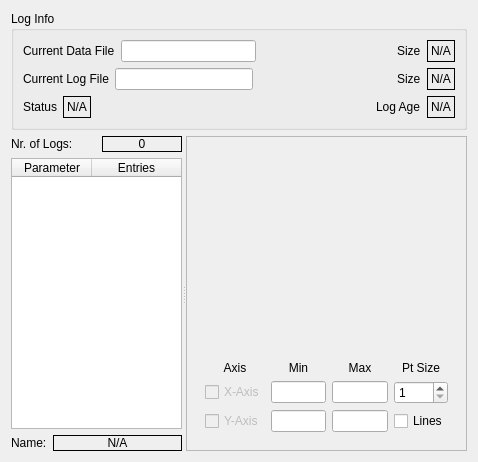
<?xml version="1.0" encoding="UTF-8"?>
<ui version="4.0">
 <class>LogPlotsWidget</class>
 <widget class="QWidget" name="LogPlotsWidget">
  <property name="geometry">
   <rect>
    <x>0</x>
    <y>0</y>
    <width>478</width>
    <height>462</height>
   </rect>
  </property>
  <property name="windowTitle">
   <string>Form</string>
  </property>
  <layout class="QGridLayout" name="gridLayout_5">
   <item row="0" column="0">
    <widget class="QGroupBox" name="groupBox">
     <property name="title">
      <string>Log Info</string>
     </property>
     <layout class="QGridLayout" name="gridLayout_4">
      <item row="0" column="0" colspan="3">
       <layout class="QHBoxLayout" name="horizontalLayout_2">
        <item>
         <widget class="QLabel" name="label_6">
          <property name="text">
           <string>Current Data File</string>
          </property>
         </widget>
        </item>
        <item>
         <widget class="QLineEdit" name="dataFileNameLineEdit">
          <property name="readOnly">
           <bool>true</bool>
          </property>
         </widget>
        </item>
        <item>
         <spacer name="horizontalSpacer_5">
          <property name="orientation">
           <enum>Qt::Horizontal</enum>
          </property>
          <property name="sizeType">
           <enum>QSizePolicy::MinimumExpanding</enum>
          </property>
          <property name="sizeHint" stdset="0">
           <size>
            <width>40</width>
            <height>20</height>
           </size>
          </property>
         </spacer>
        </item>
        <item>
         <widget class="QLabel" name="label_9">
          <property name="text">
           <string>Size</string>
          </property>
         </widget>
        </item>
        <item>
         <widget class="QLabel" name="dataSizeLabel">
          <property name="frameShape">
           <enum>QFrame::Box</enum>
          </property>
          <property name="text">
           <string>N/A</string>
          </property>
         </widget>
        </item>
       </layout>
      </item>
      <item row="1" column="0" colspan="3">
       <layout class="QHBoxLayout" name="horizontalLayout_3">
        <item>
         <widget class="QLabel" name="label_7">
          <property name="text">
           <string>Current Log File</string>
          </property>
         </widget>
        </item>
        <item>
         <widget class="QLineEdit" name="logFileNameLineEdit">
          <property name="readOnly">
           <bool>true</bool>
          </property>
         </widget>
        </item>
        <item>
         <spacer name="horizontalSpacer_6">
          <property name="orientation">
           <enum>Qt::Horizontal</enum>
          </property>
          <property name="sizeType">
           <enum>QSizePolicy::MinimumExpanding</enum>
          </property>
          <property name="sizeHint" stdset="0">
           <size>
            <width>40</width>
            <height>20</height>
           </size>
          </property>
         </spacer>
        </item>
        <item>
         <widget class="QLabel" name="label_10">
          <property name="text">
           <string>Size</string>
          </property>
         </widget>
        </item>
        <item>
         <widget class="QLabel" name="logSizeLabel">
          <property name="frameShape">
           <enum>QFrame::Box</enum>
          </property>
          <property name="text">
           <string>N/A</string>
          </property>
         </widget>
        </item>
       </layout>
      </item>
      <item row="2" column="0">
       <layout class="QHBoxLayout" name="horizontalLayout_4">
        <item>
         <widget class="QLabel" name="label_11">
          <property name="text">
           <string>Status</string>
          </property>
         </widget>
        </item>
        <item>
         <widget class="QLabel" name="logStatusLabel">
          <property name="frameShape">
           <enum>QFrame::Box</enum>
          </property>
          <property name="text">
           <string>N/A</string>
          </property>
         </widget>
        </item>
       </layout>
      </item>
      <item row="2" column="1">
       <spacer name="horizontalSpacer_7">
        <property name="orientation">
         <enum>Qt::Horizontal</enum>
        </property>
        <property name="sizeHint" stdset="0">
         <size>
          <width>349</width>
          <height>20</height>
         </size>
        </property>
       </spacer>
      </item>
      <item row="2" column="2">
       <layout class="QHBoxLayout" name="horizontalLayout_5">
        <item>
         <widget class="QLabel" name="label_12">
          <property name="text">
           <string>Log Age</string>
          </property>
         </widget>
        </item>
        <item>
         <widget class="QLabel" name="logAgeLabel">
          <property name="frameShape">
           <enum>QFrame::Box</enum>
          </property>
          <property name="text">
           <string>N/A</string>
          </property>
         </widget>
        </item>
       </layout>
      </item>
     </layout>
    </widget>
   </item>
   <item row="1" column="0">
    <widget class="QSplitter" name="splitter">
     <property name="orientation">
      <enum>Qt::Horizontal</enum>
     </property>
     <widget class="QWidget" name="layoutWidget">
      <layout class="QVBoxLayout" name="verticalLayout">
       <item>
        <layout class="QHBoxLayout" name="horizontalLayout">
         <item>
          <widget class="QLabel" name="label">
           <property name="text">
            <string>Nr. of Logs:</string>
           </property>
          </widget>
         </item>
         <item>
          <widget class="QLabel" name="nrLogsLabel">
           <property name="maximumSize">
            <size>
             <width>80</width>
             <height>16777215</height>
            </size>
           </property>
           <property name="frameShape">
            <enum>QFrame::Box</enum>
           </property>
           <property name="text">
            <string>0</string>
           </property>
           <property name="alignment">
            <set>Qt::AlignCenter</set>
           </property>
          </widget>
         </item>
        </layout>
       </item>
       <item>
        <widget class="QTableWidget" name="tableWidget">
         <property name="sizePolicy">
          <sizepolicy hsizetype="Preferred" vsizetype="Expanding">
           <horstretch>0</horstretch>
           <verstretch>0</verstretch>
          </sizepolicy>
         </property>
         <property name="maximumSize">
          <size>
           <width>16777215</width>
           <height>16777215</height>
          </size>
         </property>
         <property name="editTriggers">
          <set>QAbstractItemView::NoEditTriggers</set>
         </property>
         <property name="alternatingRowColors">
          <bool>true</bool>
         </property>
         <property name="selectionMode">
          <enum>QAbstractItemView::SingleSelection</enum>
         </property>
         <property name="selectionBehavior">
          <enum>QAbstractItemView::SelectRows</enum>
         </property>
         <attribute name="horizontalHeaderDefaultSectionSize">
          <number>80</number>
         </attribute>
         <attribute name="horizontalHeaderMinimumSectionSize">
          <number>70</number>
         </attribute>
         <attribute name="horizontalHeaderStretchLastSection">
          <bool>true</bool>
         </attribute>
         <column>
          <property name="text">
           <string>Parameter</string>
          </property>
         </column>
         <column>
          <property name="text">
           <string>Entries</string>
          </property>
         </column>
        </widget>
       </item>
       <item>
        <layout class="QHBoxLayout" name="horizontalLayout_10">
         <item>
          <widget class="QLabel" name="label_8">
           <property name="text">
            <string>Name:</string>
           </property>
          </widget>
         </item>
         <item>
          <widget class="QLabel" name="logNameLabel">
           <property name="sizePolicy">
            <sizepolicy hsizetype="Expanding" vsizetype="Preferred">
             <horstretch>0</horstretch>
             <verstretch>0</verstretch>
            </sizepolicy>
           </property>
           <property name="frameShape">
            <enum>QFrame::Box</enum>
           </property>
           <property name="text">
            <string>N/A</string>
           </property>
           <property name="alignment">
            <set>Qt::AlignCenter</set>
           </property>
          </widget>
         </item>
        </layout>
       </item>
      </layout>
     </widget>
     <widget class="QFrame" name="frame_3">
      <property name="minimumSize">
       <size>
        <width>0</width>
        <height>0</height>
       </size>
      </property>
      <property name="frameShape">
       <enum>QFrame::StyledPanel</enum>
      </property>
      <property name="frameShadow">
       <enum>QFrame::Raised</enum>
      </property>
      <layout class="QGridLayout" name="gridLayout_3">
       <item row="0" column="0">
        <widget class="CustomPlot" name="logPlot" native="true">
         <property name="minimumSize">
          <size>
           <width>200</width>
           <height>200</height>
          </size>
         </property>
        </widget>
       </item>
       <item row="1" column="0">
        <widget class="QFrame" name="frame">
         <layout class="QGridLayout" name="gridLayout_2">
          <item row="0" column="1">
           <layout class="QGridLayout" name="gridLayout">
            <item row="2" column="1">
             <spacer name="horizontalSpacer_2">
              <property name="orientation">
               <enum>Qt::Horizontal</enum>
              </property>
              <property name="sizeHint" stdset="0">
               <size>
                <width>18</width>
                <height>20</height>
               </size>
              </property>
             </spacer>
            </item>
            <item row="1" column="1">
             <spacer name="horizontalSpacer">
              <property name="orientation">
               <enum>Qt::Horizontal</enum>
              </property>
              <property name="sizeHint" stdset="0">
               <size>
                <width>18</width>
                <height>20</height>
               </size>
              </property>
             </spacer>
            </item>
            <item row="1" column="0">
             <widget class="QCheckBox" name="xAutoScaleCheckBox">
              <property name="enabled">
               <bool>false</bool>
              </property>
              <property name="layoutDirection">
               <enum>Qt::LeftToRight</enum>
              </property>
              <property name="text">
               <string>X-Axis</string>
              </property>
             </widget>
            </item>
            <item row="2" column="0">
             <widget class="QCheckBox" name="yAutoScaleCheckBox">
              <property name="enabled">
               <bool>false</bool>
              </property>
              <property name="text">
               <string>Y-Axis</string>
              </property>
             </widget>
            </item>
            <item row="0" column="0">
             <widget class="QLabel" name="label_2">
              <property name="text">
               <string>Axis</string>
              </property>
              <property name="alignment">
               <set>Qt::AlignCenter</set>
              </property>
             </widget>
            </item>
            <item row="0" column="2">
             <widget class="QLabel" name="label_3">
              <property name="text">
               <string>Min</string>
              </property>
              <property name="alignment">
               <set>Qt::AlignCenter</set>
              </property>
             </widget>
            </item>
            <item row="1" column="2">
             <widget class="QLineEdit" name="xMinLineEdit"/>
            </item>
            <item row="2" column="2">
             <widget class="QLineEdit" name="yMinLineEdit"/>
            </item>
            <item row="0" column="3">
             <widget class="QLabel" name="label_4">
              <property name="text">
               <string>Max</string>
              </property>
              <property name="alignment">
               <set>Qt::AlignCenter</set>
              </property>
             </widget>
            </item>
            <item row="1" column="3">
             <widget class="QLineEdit" name="xMaxLineEdit"/>
            </item>
            <item row="2" column="3">
             <widget class="QLineEdit" name="yMaxLineEdit"/>
            </item>
            <item row="0" column="5">
             <widget class="QLabel" name="label_5">
              <property name="text">
               <string>Pt Size</string>
              </property>
              <property name="alignment">
               <set>Qt::AlignCenter</set>
              </property>
             </widget>
            </item>
            <item row="1" column="6">
             <spacer name="horizontalSpacer_3">
              <property name="orientation">
               <enum>Qt::Horizontal</enum>
              </property>
              <property name="sizeHint" stdset="0">
               <size>
                <width>18</width>
                <height>20</height>
               </size>
              </property>
             </spacer>
            </item>
            <item row="2" column="6">
             <spacer name="horizontalSpacer_4">
              <property name="orientation">
               <enum>Qt::Horizontal</enum>
              </property>
              <property name="sizeHint" stdset="0">
               <size>
                <width>18</width>
                <height>20</height>
               </size>
              </property>
             </spacer>
            </item>
            <item row="1" column="5">
             <widget class="QSpinBox" name="pointSizeSpinBox">
              <property name="minimum">
               <number>1</number>
              </property>
             </widget>
            </item>
            <item row="2" column="5">
             <widget class="QCheckBox" name="linesCheckBox">
              <property name="text">
               <string>Lines</string>
              </property>
             </widget>
            </item>
           </layout>
          </item>
         </layout>
        </widget>
       </item>
      </layout>
     </widget>
    </widget>
   </item>
  </layout>
 </widget>
 <customwidgets>
  <customwidget>
   <class>CustomPlot</class>
   <extends>QWidget</extends>
   <header>custom_plot_widget.h</header>
   <container>1</container>
  </customwidget>
 </customwidgets>
 <resources/>
 <connections/>
</ui>
